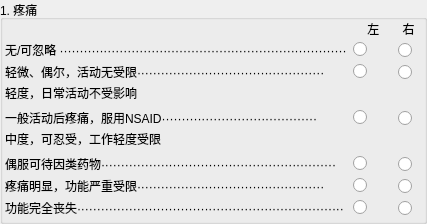
        <widget class="QGroupBox" name="groupBox">
         <property name="sizePolicy">
          <sizepolicy hsizetype="Preferred" vsizetype="Fixed">
           <horstretch>0</horstretch>
           <verstretch>0</verstretch>
          </sizepolicy>
         </property>
         <property name="title">
          <string>1. 疼痛</string>
         </property>
         <layout class="QVBoxLayout" name="verticalLayout_3">
          <property name="spacing">
           <number>2</number>
          </property>
          <property name="leftMargin">
           <number>2</number>
          </property>
          <property name="topMargin">
           <number>0</number>
          </property>
          <property name="rightMargin">
           <number>6</number>
          </property>
          <property name="bottomMargin">
           <number>3</number>
          </property>
          <item>
           <widget class="QLabel" name="label_3">
            <property name="sizePolicy">
             <sizepolicy hsizetype="Preferred" vsizetype="Fixed">
              <horstretch>0</horstretch>
              <verstretch>0</verstretch>
             </sizepolicy>
            </property>
            <property name="layoutDirection">
             <enum>Qt::RightToLeft</enum>
            </property>
            <property name="text">
             <string>     左       右 </string>
            </property>
            <property name="alignment">
             <set>Qt::AlignRight|Qt::AlignTrailing|Qt::AlignVCenter</set>
            </property>
           </widget>
          </item>
          <item>
           <widget class="QWidget" name="widget_9" native="true">
            <property name="sizePolicy">
             <sizepolicy hsizetype="Preferred" vsizetype="Fixed">
              <horstretch>0</horstretch>
              <verstretch>0</verstretch>
             </sizepolicy>
            </property>
            <layout class="QHBoxLayout" name="horizontalLayout_8">
             <property name="leftMargin">
              <number>0</number>
             </property>
             <property name="topMargin">
              <number>0</number>
             </property>
             <property name="rightMargin">
              <number>6</number>
             </property>
             <property name="bottomMargin">
              <number>0</number>
             </property>
             <item>
              <widget class="QLabel" name="label_2">
               <property name="sizePolicy">
                <sizepolicy hsizetype="Expanding" vsizetype="Fixed">
                 <horstretch>0</horstretch>
                 <verstretch>0</verstretch>
                </sizepolicy>
               </property>
               <property name="text">
                <string>无/可忽略 ········································································</string>
               </property>
               <property name="alignment">
                <set>Qt::AlignLeading|Qt::AlignLeft|Qt::AlignVCenter</set>
               </property>
              </widget>
             </item>
             <item>
              <widget class="QRadioButton" name="radioButton_4">
               <property name="sizePolicy">
                <sizepolicy hsizetype="Fixed" vsizetype="Fixed">
                 <horstretch>0</horstretch>
                 <verstretch>0</verstretch>
                </sizepolicy>
               </property>
               <property name="layoutDirection">
                <enum>Qt::RightToLeft</enum>
               </property>
               <property name="text">
                <string/>
               </property>
              </widget>
             </item>
             <item>
              <widget class="QRadioButton" name="radioButton_5">
               <property name="sizePolicy">
                <sizepolicy hsizetype="Fixed" vsizetype="Fixed">
                 <horstretch>0</horstretch>
                 <verstretch>0</verstretch>
                </sizepolicy>
               </property>
               <property name="layoutDirection">
                <enum>Qt::RightToLeft</enum>
               </property>
               <property name="text">
                <string>    </string>
               </property>
              </widget>
             </item>
            </layout>
           </widget>
          </item>
          <item>
           <widget class="QWidget" name="widget_10" native="true">
            <property name="sizePolicy">
             <sizepolicy hsizetype="Preferred" vsizetype="Fixed">
              <horstretch>0</horstretch>
              <verstretch>0</verstretch>
             </sizepolicy>
            </property>
            <layout class="QHBoxLayout" name="horizontalLayout_2">
             <property name="leftMargin">
              <number>0</number>
             </property>
             <property name="topMargin">
              <number>0</number>
             </property>
             <property name="rightMargin">
              <number>6</number>
             </property>
             <property name="bottomMargin">
              <number>0</number>
             </property>
             <item>
              <widget class="QLabel" name="label_4">
               <property name="sizePolicy">
                <sizepolicy hsizetype="Expanding" vsizetype="Fixed">
                 <horstretch>0</horstretch>
                 <verstretch>0</verstretch>
                </sizepolicy>
               </property>
               <property name="text">
                <string>轻微、偶尔，活动无受限···············································</string>
               </property>
               <property name="alignment">
                <set>Qt::AlignLeading|Qt::AlignLeft|Qt::AlignVCenter</set>
               </property>
              </widget>
             </item>
             <item>
              <widget class="QRadioButton" name="radioButton_16">
               <property name="sizePolicy">
                <sizepolicy hsizetype="Fixed" vsizetype="Fixed">
                 <horstretch>0</horstretch>
                 <verstretch>0</verstretch>
                </sizepolicy>
               </property>
               <property name="layoutDirection">
                <enum>Qt::RightToLeft</enum>
               </property>
               <property name="text">
                <string/>
               </property>
              </widget>
             </item>
             <item>
              <widget class="QRadioButton" name="radioButton_17">
               <property name="sizePolicy">
                <sizepolicy hsizetype="Fixed" vsizetype="Fixed">
                 <horstretch>0</horstretch>
                 <verstretch>0</verstretch>
                </sizepolicy>
               </property>
               <property name="layoutDirection">
                <enum>Qt::RightToLeft</enum>
               </property>
               <property name="text">
                <string>    </string>
               </property>
              </widget>
             </item>
            </layout>
           </widget>
          </item>
          <item>
           <widget class="QWidget" name="widget_2" native="true">
            <property name="sizePolicy">
             <sizepolicy hsizetype="Preferred" vsizetype="Fixed">
              <horstretch>0</horstretch>
              <verstretch>0</verstretch>
             </sizepolicy>
            </property>
            <layout class="QVBoxLayout" name="verticalLayout_2">
             <property name="leftMargin">
              <number>0</number>
             </property>
             <property name="topMargin">
              <number>0</number>
             </property>
             <property name="rightMargin">
              <number>0</number>
             </property>
             <property name="bottomMargin">
              <number>0</number>
             </property>
             <item>
              <widget class="QLabel" name="label_6">
               <property name="sizePolicy">
                <sizepolicy hsizetype="Expanding" vsizetype="Fixed">
                 <horstretch>0</horstretch>
                 <verstretch>0</verstretch>
                </sizepolicy>
               </property>
               <property name="text">
                <string>轻度，日常活动不受影响</string>
               </property>
               <property name="alignment">
                <set>Qt::AlignLeading|Qt::AlignLeft|Qt::AlignVCenter</set>
               </property>
              </widget>
             </item>
             <item>
              <widget class="QWidget" name="widget_11" native="true">
               <property name="sizePolicy">
                <sizepolicy hsizetype="Preferred" vsizetype="Fixed">
                 <horstretch>0</horstretch>
                 <verstretch>0</verstretch>
                </sizepolicy>
               </property>
               <layout class="QHBoxLayout" name="horizontalLayout_9">
                <property name="leftMargin">
                 <number>0</number>
                </property>
                <property name="topMargin">
                 <number>0</number>
                </property>
                <property name="rightMargin">
                 <number>6</number>
                </property>
                <property name="bottomMargin">
                 <number>0</number>
                </property>
                <item>
                 <widget class="QLabel" name="label_5">
                  <property name="sizePolicy">
                   <sizepolicy hsizetype="Expanding" vsizetype="Fixed">
                    <horstretch>0</horstretch>
                    <verstretch>0</verstretch>
                   </sizepolicy>
                  </property>
                  <property name="text">
                   <string>一般活动后疼痛，服用NSAID·······································</string>
                  </property>
                  <property name="alignment">
                   <set>Qt::AlignLeading|Qt::AlignLeft|Qt::AlignVCenter</set>
                  </property>
                 </widget>
                </item>
                <item>
                 <widget class="QRadioButton" name="radioButton_18">
                  <property name="sizePolicy">
                   <sizepolicy hsizetype="Fixed" vsizetype="Fixed">
                    <horstretch>0</horstretch>
                    <verstretch>0</verstretch>
                   </sizepolicy>
                  </property>
                  <property name="layoutDirection">
                   <enum>Qt::RightToLeft</enum>
                  </property>
                  <property name="text">
                   <string/>
                  </property>
                 </widget>
                </item>
                <item>
                 <widget class="QRadioButton" name="radioButton_19">
                  <property name="sizePolicy">
                   <sizepolicy hsizetype="Fixed" vsizetype="Fixed">
                    <horstretch>0</horstretch>
                    <verstretch>0</verstretch>
                   </sizepolicy>
                  </property>
                  <property name="layoutDirection">
                   <enum>Qt::RightToLeft</enum>
                  </property>
                  <property name="text">
                   <string>    </string>
                  </property>
                 </widget>
                </item>
               </layout>
              </widget>
             </item>
            </layout>
           </widget>
          </item>
          <item>
           <widget class="QWidget" name="widget_3" native="true">
            <property name="sizePolicy">
             <sizepolicy hsizetype="Preferred" vsizetype="Fixed">
              <horstretch>0</horstretch>
              <verstretch>0</verstretch>
             </sizepolicy>
            </property>
            <layout class="QVBoxLayout" name="verticalLayout_4">
             <property name="leftMargin">
              <number>0</number>
             </property>
             <property name="topMargin">
              <number>0</number>
             </property>
             <property name="rightMargin">
              <number>0</number>
             </property>
             <property name="bottomMargin">
              <number>0</number>
             </property>
             <item>
              <widget class="QLabel" name="label_7">
               <property name="sizePolicy">
                <sizepolicy hsizetype="Expanding" vsizetype="Fixed">
                 <horstretch>0</horstretch>
                 <verstretch>0</verstretch>
                </sizepolicy>
               </property>
               <property name="text">
                <string>中度，可忍受，工作轻度受限</string>
               </property>
               <property name="alignment">
                <set>Qt::AlignLeading|Qt::AlignLeft|Qt::AlignVCenter</set>
               </property>
              </widget>
             </item>
             <item>
              <widget class="QWidget" name="widget_12" native="true">
               <property name="sizePolicy">
                <sizepolicy hsizetype="Preferred" vsizetype="Fixed">
                 <horstretch>0</horstretch>
                 <verstretch>0</verstretch>
                </sizepolicy>
               </property>
               <layout class="QHBoxLayout" name="horizontalLayout_10">
                <property name="leftMargin">
                 <number>0</number>
                </property>
                <property name="topMargin">
                 <number>0</number>
                </property>
                <property name="rightMargin">
                 <number>6</number>
                </property>
                <property name="bottomMargin">
                 <number>0</number>
                </property>
                <item>
                 <widget class="QLabel" name="label_8">
                  <property name="sizePolicy">
                   <sizepolicy hsizetype="Expanding" vsizetype="Fixed">
                    <horstretch>0</horstretch>
                    <verstretch>0</verstretch>
                   </sizepolicy>
                  </property>
                  <property name="text">
                   <string>偶服可待因类药物···························································</string>
                  </property>
                  <property name="alignment">
                   <set>Qt::AlignLeading|Qt::AlignLeft|Qt::AlignVCenter</set>
                  </property>
                 </widget>
                </item>
                <item>
                 <widget class="QRadioButton" name="radioButton_20">
                  <property name="sizePolicy">
                   <sizepolicy hsizetype="Fixed" vsizetype="Fixed">
                    <horstretch>0</horstretch>
                    <verstretch>0</verstretch>
                   </sizepolicy>
                  </property>
                  <property name="layoutDirection">
                   <enum>Qt::RightToLeft</enum>
                  </property>
                  <property name="text">
                   <string/>
                  </property>
                 </widget>
                </item>
                <item>
                 <widget class="QRadioButton" name="radioButton_21">
                  <property name="sizePolicy">
                   <sizepolicy hsizetype="Fixed" vsizetype="Fixed">
                    <horstretch>0</horstretch>
                    <verstretch>0</verstretch>
                   </sizepolicy>
                  </property>
                  <property name="layoutDirection">
                   <enum>Qt::RightToLeft</enum>
                  </property>
                  <property name="text">
                   <string>    </string>
                  </property>
                 </widget>
                </item>
               </layout>
              </widget>
             </item>
            </layout>
           </widget>
          </item>
          <item>
           <widget class="QWidget" name="widget_13" native="true">
            <property name="sizePolicy">
             <sizepolicy hsizetype="Preferred" vsizetype="Fixed">
              <horstretch>0</horstretch>
              <verstretch>0</verstretch>
             </sizepolicy>
            </property>
            <layout class="QHBoxLayout" name="horizontalLayout_3">
             <property name="leftMargin">
              <number>0</number>
             </property>
             <property name="topMargin">
              <number>0</number>
             </property>
             <property name="rightMargin">
              <number>6</number>
             </property>
             <property name="bottomMargin">
              <number>0</number>
             </property>
             <item>
              <widget class="QLabel" name="label_9">
               <property name="sizePolicy">
                <sizepolicy hsizetype="Expanding" vsizetype="Fixed">
                 <horstretch>0</horstretch>
                 <verstretch>0</verstretch>
                </sizepolicy>
               </property>
               <property name="text">
                <string>疼痛明显，功能严重受限···············································</string>
               </property>
               <property name="alignment">
                <set>Qt::AlignLeading|Qt::AlignLeft|Qt::AlignVCenter</set>
               </property>
              </widget>
             </item>
             <item>
              <widget class="QRadioButton" name="radioButton_22">
               <property name="sizePolicy">
                <sizepolicy hsizetype="Fixed" vsizetype="Fixed">
                 <horstretch>0</horstretch>
                 <verstretch>0</verstretch>
                </sizepolicy>
               </property>
               <property name="layoutDirection">
                <enum>Qt::RightToLeft</enum>
               </property>
               <property name="text">
                <string/>
               </property>
              </widget>
             </item>
             <item>
              <widget class="QRadioButton" name="radioButton_23">
               <property name="sizePolicy">
                <sizepolicy hsizetype="Fixed" vsizetype="Fixed">
                 <horstretch>0</horstretch>
                 <verstretch>0</verstretch>
                </sizepolicy>
               </property>
               <property name="layoutDirection">
                <enum>Qt::RightToLeft</enum>
               </property>
               <property name="text">
                <string>    </string>
               </property>
              </widget>
             </item>
            </layout>
           </widget>
          </item>
          <item>
           <widget class="QWidget" name="widget_14" native="true">
            <property name="sizePolicy">
             <sizepolicy hsizetype="Preferred" vsizetype="Fixed">
              <horstretch>0</horstretch>
              <verstretch>0</verstretch>
             </sizepolicy>
            </property>
            <layout class="QHBoxLayout" name="horizontalLayout_4">
             <property name="leftMargin">
              <number>0</number>
             </property>
             <property name="topMargin">
              <number>0</number>
             </property>
             <property name="rightMargin">
              <number>6</number>
             </property>
             <property name="bottomMargin">
              <number>0</number>
             </property>
             <item>
              <widget class="QLabel" name="label_10">
               <property name="sizePolicy">
                <sizepolicy hsizetype="Expanding" vsizetype="Fixed">
                 <horstretch>0</horstretch>
                 <verstretch>0</verstretch>
                </sizepolicy>
               </property>
               <property name="text">
                <string>功能完全丧失···································································</string>
               </property>
               <property name="alignment">
                <set>Qt::AlignLeading|Qt::AlignLeft|Qt::AlignVCenter</set>
               </property>
              </widget>
             </item>
             <item>
              <widget class="QRadioButton" name="radioButton_24">
               <property name="sizePolicy">
                <sizepolicy hsizetype="Fixed" vsizetype="Fixed">
                 <horstretch>0</horstretch>
                 <verstretch>0</verstretch>
                </sizepolicy>
               </property>
               <property name="layoutDirection">
                <enum>Qt::RightToLeft</enum>
               </property>
               <property name="text">
                <string/>
               </property>
              </widget>
             </item>
             <item>
              <widget class="QRadioButton" name="radioButton_25">
               <property name="sizePolicy">
                <sizepolicy hsizetype="Fixed" vsizetype="Fixed">
                 <horstretch>0</horstretch>
                 <verstretch>0</verstretch>
                </sizepolicy>
               </property>
               <property name="layoutDirection">
                <enum>Qt::RightToLeft</enum>
               </property>
               <property name="text">
                <string>    </string>
               </property>
              </widget>
             </item>
            </layout>
           </widget>
          </item>
         </layout>
        </widget>
